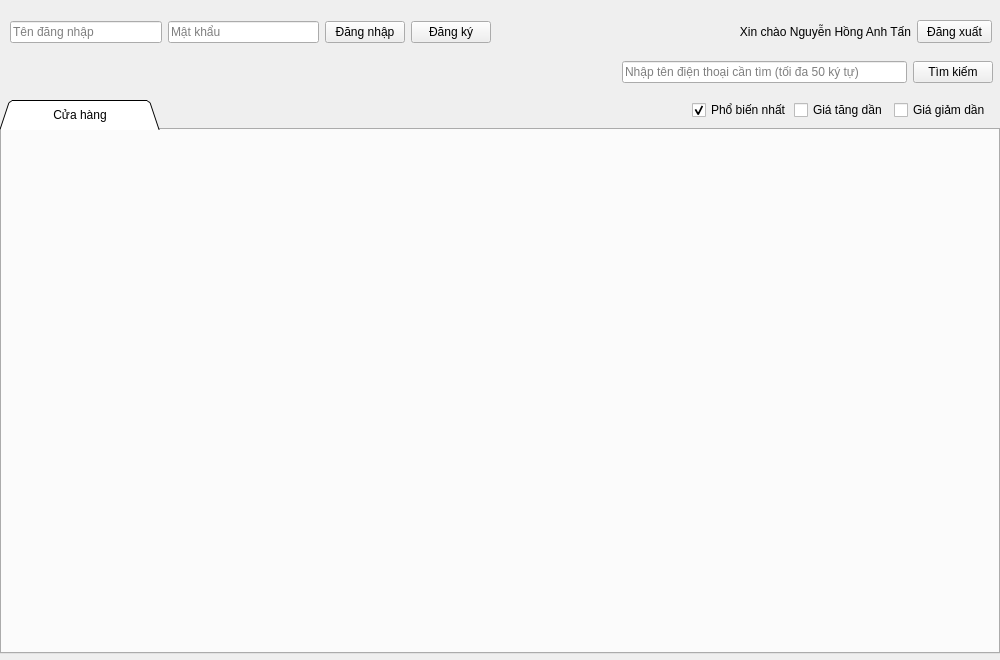
<?xml version="1.0" encoding="UTF-8"?>
<ui version="4.0">
 <class>MainWindowController</class>
 <widget class="QMainWindow" name="MainWindowController">
  <property name="geometry">
   <rect>
    <x>0</x>
    <y>0</y>
    <width>1000</width>
    <height>660</height>
   </rect>
  </property>
  <property name="windowTitle">
   <string>Mobile store .1.0</string>
  </property>
  <property name="styleSheet">
   <string notr="true">QTabBar::tab { width: 160px; height: 30px}</string>
  </property>
  <widget class="QWidget" name="centralwidget">
   <widget class="QTabWidget" name="mainWidget">
    <property name="geometry">
     <rect>
      <x>0</x>
      <y>100</y>
      <width>1000</width>
      <height>554</height>
     </rect>
    </property>
    <property name="font">
     <font>
      <pointsize>9</pointsize>
      <kerning>true</kerning>
     </font>
    </property>
    <property name="styleSheet">
     <string notr="true">QTabBar::tab { width: 160px; height: 30px}</string>
    </property>
    <property name="tabPosition">
     <enum>QTabWidget::North</enum>
    </property>
    <property name="tabShape">
     <enum>QTabWidget::Triangular</enum>
    </property>
    <property name="currentIndex">
     <number>0</number>
    </property>
    <property name="iconSize">
     <size>
      <width>16</width>
      <height>16</height>
     </size>
    </property>
    <widget class="QWidget" name="store">
     <attribute name="title">
      <string>Cửa hàng</string>
     </attribute>
    </widget>
   </widget>
   <widget class="QWidget" name="layoutWidget">
    <property name="geometry">
     <rect>
      <x>10</x>
      <y>20</y>
      <width>481</width>
      <height>25</height>
     </rect>
    </property>
    <layout class="QHBoxLayout" name="accountLayout">
     <item>
      <widget class="QLineEdit" name="username">
       <property name="enabled">
        <bool>true</bool>
       </property>
       <property name="font">
        <font>
         <pointsize>9</pointsize>
        </font>
       </property>
       <property name="placeholderText">
        <string>Tên đăng nhập</string>
       </property>
      </widget>
     </item>
     <item>
      <widget class="QLineEdit" name="password">
       <property name="enabled">
        <bool>true</bool>
       </property>
       <property name="font">
        <font>
         <pointsize>9</pointsize>
        </font>
       </property>
       <property name="echoMode">
        <enum>QLineEdit::Password</enum>
       </property>
       <property name="placeholderText">
        <string>Mật khẩu</string>
       </property>
      </widget>
     </item>
     <item>
      <widget class="QPushButton" name="login">
       <property name="font">
        <font>
         <pointsize>9</pointsize>
        </font>
       </property>
       <property name="text">
        <string>Đăng nhập</string>
       </property>
       <property name="checkable">
        <bool>false</bool>
       </property>
      </widget>
     </item>
     <item>
      <widget class="QPushButton" name="_register">
       <property name="font">
        <font>
         <pointsize>9</pointsize>
        </font>
       </property>
       <property name="text">
        <string>Đăng ký</string>
       </property>
      </widget>
     </item>
    </layout>
   </widget>
   <widget class="QLabel" name="greeting">
    <property name="enabled">
     <bool>true</bool>
    </property>
    <property name="geometry">
     <rect>
      <x>500</x>
      <y>20</y>
      <width>411</width>
      <height>23</height>
     </rect>
    </property>
    <property name="font">
     <font>
      <pointsize>9</pointsize>
     </font>
    </property>
    <property name="text">
     <string>Xin chào Nguyễn Hồng Anh Tấn</string>
    </property>
    <property name="alignment">
     <set>Qt::AlignRight|Qt::AlignTrailing|Qt::AlignVCenter</set>
    </property>
   </widget>
   <widget class="QPushButton" name="logout">
    <property name="geometry">
     <rect>
      <x>917</x>
      <y>20</y>
      <width>75</width>
      <height>23</height>
     </rect>
    </property>
    <property name="font">
     <font>
      <pointsize>9</pointsize>
     </font>
    </property>
    <property name="text">
     <string>Đăng xuất</string>
    </property>
   </widget>
   <widget class="QWidget" name="layoutWidget">
    <property name="geometry">
     <rect>
      <x>622</x>
      <y>60</y>
      <width>371</width>
      <height>25</height>
     </rect>
    </property>
    <layout class="QHBoxLayout" name="horizontalLayout">
     <item>
      <widget class="QLineEdit" name="searchKeyword">
       <property name="font">
        <font>
         <pointsize>9</pointsize>
        </font>
       </property>
       <property name="maxLength">
        <number>50</number>
       </property>
       <property name="placeholderText">
        <string>Nhập tên điện thoại cần tìm (tối đa 50 ký tự)</string>
       </property>
      </widget>
     </item>
     <item>
      <widget class="QPushButton" name="search">
       <property name="font">
        <font>
         <pointsize>9</pointsize>
        </font>
       </property>
       <property name="text">
        <string>Tìm kiếm</string>
       </property>
      </widget>
     </item>
    </layout>
   </widget>
   <widget class="QWidget" name="layoutWidget">
    <property name="geometry">
     <rect>
      <x>692</x>
      <y>100</y>
      <width>298</width>
      <height>20</height>
     </rect>
    </property>
    <layout class="QHBoxLayout" name="horizontalLayout_2">
     <item>
      <widget class="QCheckBox" name="popular">
       <property name="font">
        <font>
         <pointsize>9</pointsize>
        </font>
       </property>
       <property name="text">
        <string>Phổ biến nhất</string>
       </property>
       <property name="checked">
        <bool>true</bool>
       </property>
      </widget>
     </item>
     <item>
      <widget class="QCheckBox" name="incPrice">
       <property name="font">
        <font>
         <pointsize>9</pointsize>
        </font>
       </property>
       <property name="text">
        <string>Giá tăng dần</string>
       </property>
      </widget>
     </item>
     <item>
      <widget class="QCheckBox" name="decPrice">
       <property name="font">
        <font>
         <pointsize>9</pointsize>
        </font>
       </property>
       <property name="text">
        <string>Giá giảm dần</string>
       </property>
      </widget>
     </item>
    </layout>
   </widget>
  </widget>
  <widget class="QMenuBar" name="menubar">
   <property name="geometry">
    <rect>
     <x>0</x>
     <y>0</y>
     <width>1000</width>
     <height>21</height>
    </rect>
   </property>
  </widget>
 </widget>
 <resources/>
 <connections/>
</ui>
